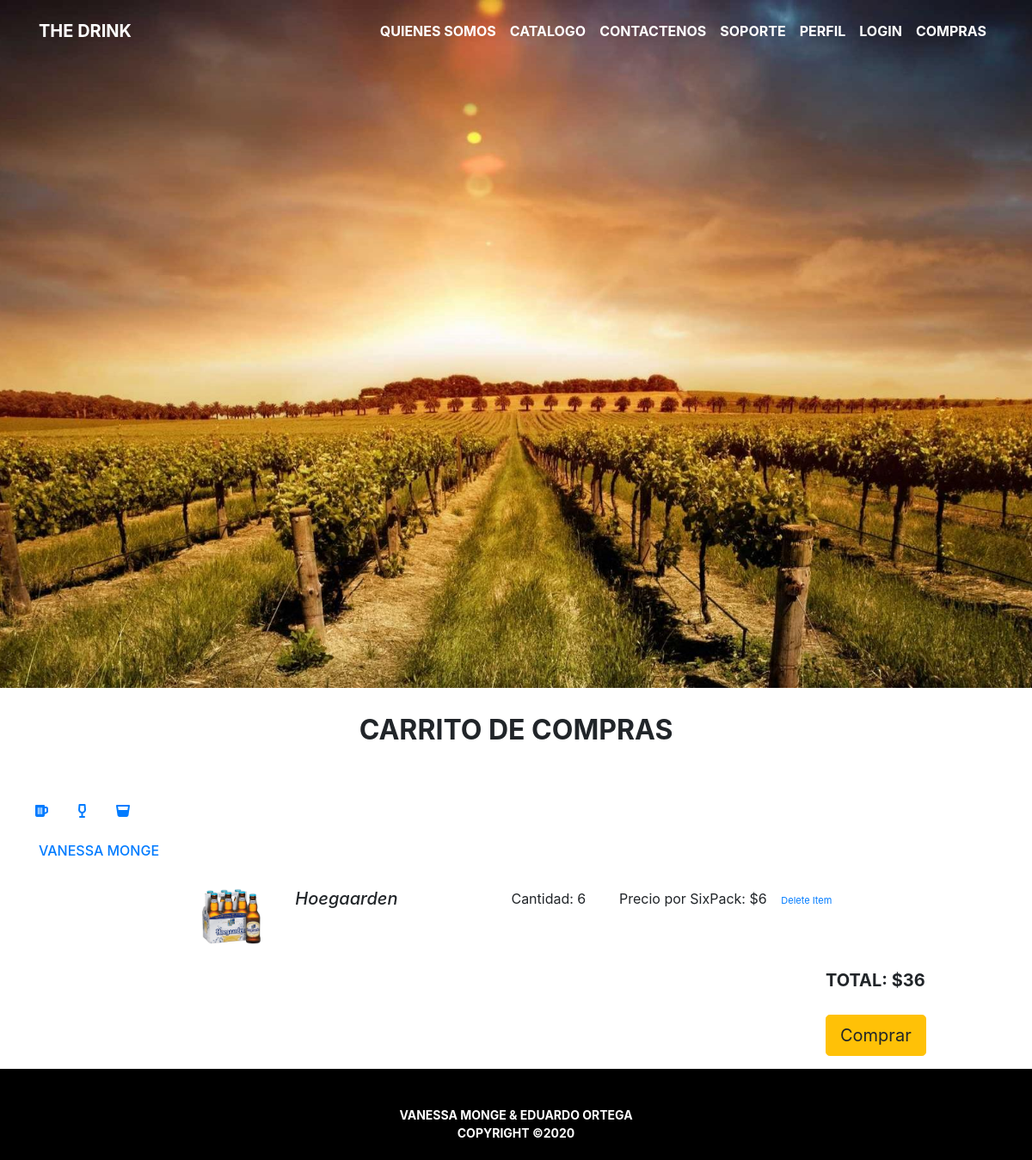
The page /?c=cart (signed in) on the database its author committed.
### tables this page shows
CREATE TABLE `carrito` (
  `id_carrito` int(11) NOT NULL,
  `name_prod` varchar(255) NOT NULL,
  `price` int(11) NOT NULL,
  `cant` int(11) NOT NULL,
  `image` varchar(255) NOT NULL,
  `type` int(11) NOT NULL,
  `id_user` int(11) NOT NULL,
  `id_prod` int(11) NOT NULL
);

### Model/carrito.php (called while the page is built, shortened)
<?php
class Carrito{
    public function __construct($name_prod = "", $price = "", $cant = "", $image = "", $type = "", $id_user = 0, $id_prod = 0, $id_carrito = 0){
        $this->name_prod = $name_prod;
        $this->price = $price;
        $this->cant = $cant;
        $this->image = $image;
        $this->type = $type;
    }
    public function select($id_carrito = 0){
        $rows = [];
        try{
            $connect = new Connection();
            $db = $connect->openConnection();
            $sql = "SELECT * FROM carrito";
            $result = $db->query($sql);
            while($row = $result->fetch()){
                $rows[] =  new Carrito( $row['name_prod'], $row['price'], $row['cant'], $row['image'], $row['type'], $row['id_user'], $row['id_prod'], $row['id_carrito']);
            }
        } catch (Exception $ex) {
            error_log("Error en la ".__FUNCTION__.":". $ex->getTraceAsString());
        }
        return $rows;
    }
    public function get_element($name){
        return $this->$name;
      }
}

### Model/usuarios.php (called while the page is built, shortened)
<?php
class Usuarios{
    public function get_element($name){
        return $this->$name;
      }
}

### View/carrito.php (the view, shortened to what this page needs)
<div class="InfoTitulo">
    <h2 class="text-uppercase font-weight-bold">Carrito de Compras</h2>
</div>
<div class="icons" style="padding:25px;">
    <a href="?c=beer" style="padding:15px;"><i class="fas fa-beer"></i></a>
    <a href="?c=wine" style="padding:15px;"><i class="fas fa-wine-glass-alt"></i></a>
    <a href="?c=drinks" style="padding:15px;"><i class="fas fa-glass-whiskey"></i></a>
</div>
<?php
$TotalB = 0;
$TotalW = 0;
$TotalD = 0;
 ?>
 <div class="container">
     <h6 class="text-uppercase font-wight-bold"><a href="?c=perfil"><?php echo $user->name;?> <?php echo $user->last_name;?></a></h6>
 </div>
<?php if(isset($carrito)){ ?>
    <?php if(count($carrito)){ ?>
        <?php foreach($carrito as $cart){?>
            <?php if($user->get_element('id_user') == $cart->get_element('id_user')){?>
                <?php if($cart->type == 1){?>
                    <div class="form-row col-md-12" style="padding: 25px;padding-left:235px;">
                        <div class="col-md-1">
                            <img src="<?php echo $cart->image;?>" class="d-block w-100" alt="Drinks" height="65" width="60">
                        </div>
                        <div class="col-md-10" style="padding-left:35px;">
                            <div class="form-row">
                                <div class="col-md-4">
                                    <h5><i><?php echo $cart->name_prod; ?></i></h5>
                                </div>
                                <div class="col-md-2">
                                    <label style="text-align: justify;">Cantidad: <?php echo $cart->cant; ?></label>
                                </div>
                                <div class="col-md-3">
                                    <label>Precio por SixPack: $<?php echo $cart->price; ?></label>
                                    <?php
                                        $cantAB = $cart->cant;
                                        $priceAB = $cart->price;
                                        $TotalCB = $cantAB * $priceAB;
                                        $TotalB = $TotalB + $TotalCB;
                                    ?>
                                </div>
                                <div class="col-md-2">
                                    <a href="?c=delete&id_carrito=<?php echo $cart->get_element('id_carrito'); ?>"><small style="font-size: 11px;">Delete Item</small></a>
                                </div>
                            </div>
                        </div>
                    </div>
                <?php } ?>
            <?php } ?>
        <?php } ?>
            <?php
                $resultBeer = $TotalB;
                $resultWine = $TotalW;
                $resultDrink = $TotalD;
                $total = $resultBeer + $resultWine + $resultDrink;
            ?>
            <div style="padding:5px; padding-left: 80%;">
                <h5 class="text-uppercase font-weight-bold">Total: $<?php echo $total; ?></h5>
            </div>
            <div  style="padding:15px; padding-left: 80%;">
                <a href="?c=pago" class="btn btn-warning btn-lg">Comprar</a>
            </div>
    <?php } ?>
<?php }else{?>
    <div class="container">
        <h4 class="text-uppercase text-weight-bold" style="color:orange">El carrito de compras esta vacio</h4>
    </div>
<?php }?>

### index.php (shortened to what this page needs)
<!DOCTYPE html>
<html>
    <head>
        <?php include 'View/head.php'; ?>
    </head>
    <body>
      <?php include 'View/header.php'; ?>
        <?php
        if ($_GET) {
          require_once 'Controller/' . $_GET['c'] . '.php';
        } else {
          include 'View/home.php';
        }
        ?>
        <?php include 'View/footer.php'; ?>
    </body>
</html>

### View/head.php (shortened to what this page needs)
<link rel = "stylesheet" type = "text/css" href="styles.css">
<link rel="stylesheet" href="https://stackpath.bootstrapcdn.com/bootstrap/4.4.1/css/bootstrap.min.css">
<link rel="stylesheet" href="https://cdnjs.cloudflare.com/ajax/libs/malihu-custom-scrollbar-plugin/3.1.5/jquery.mCustomScrollbar.min.css">

### View/header.php (shortened to what this page needs)
<header class="header">
    <nav class="navbar navbar-expand-lg fixed-top py-3">
        <div class="container"><a href="?c=home" class="navbar-brand text-uppercase font-weight-bold">The Drink</a>
            <div id="navbarSupportedContent" class="collapse navbar-collapse">
                <ul class="navbar-nav ml-auto">
                    <li class="nav-item active"><a href="?c=home#QuienesSomos" class="nav-link text-uppercase font-weight-bold">Quienes Somos<span class="sr-only">(current)</span></a></li>
                    <li class="nav-item"><a href="?c=home#catalogo" class="nav-link text-uppercase font-weight-bold">Catalogo</a></li>
                    <li class="nav-item"><a href="?c=home#Contactenos" class="nav-link text-uppercase font-weight-bold">Contactenos</a></li>
                    <li class="nav-item"><a href="?c=home#Soporte" class="nav-link text-uppercase font-weight-bold">Soporte</a></li>
                    <li class="nav-item"><a href="?c=perfil" class="nav-link text-uppercase font-weight-bold">Perfil</a></li>
                    <li class="nav-item"><a href="?c=login" class="nav-link text-uppercase font-weight-bold">Login</a></li>
                    <li class="nav-item"><a href="?c=cart" class="nav-link text-uppercase font-weight-bold">Compras</a></li>
                </ul>
            </div>
        </div>
    </nav>
</header>

### Controller/cart.php
<?php
include_once 'Model/carrito.php';
include_once 'Model/usuarios.php';
if(!isset($_SESSION['user'])){
    $message = 'Debe iniciar sesion para continuar';
    include 'View/login.php';
}else{
    $user = unserialize($_SESSION['user']);
    $carrito = new Carrito();
    $carrito = $carrito->select();
    include 'View/carrito.php';
}

### View/footer.php
<footer>
    <div id="footer">
        <hr class="my-2">
        <div class="text-uppercase font-weight-bold" style="font-size: 14px;">
        <br>Vanessa Monge & Eduardo Ortega</br>
            <p>Copyright ©2020</p>
        </div>
    </div>
</footer>

### styles.css (style rules this page uses)
* { margin: 0; padding: 0; box-sizing: border-box; }
.header { top: 0; width: 100%; position: fixed; z-index: 9999; height: 85px; }
.navbar { transition: all 0.4s; }
.navbar .nav-link { color: #fff; }
.navbar .navbar-brand { color: #fff; }
#footer { background: black; background-size: cover; color: white; bottom: 0; text-align: center; padding: 5px; }
.InfoTitulo { text-align: center; padding: 30px; }
.btn { text-align: center; border-radius: 5px; }

### rows shown on the page
carrito: image (picture), name_prod "Hoegaarden", cant "6", price "6"

### other values the page prints
$user->name "VANESSA"
$user->last_name "MONGE"
$total "36"
